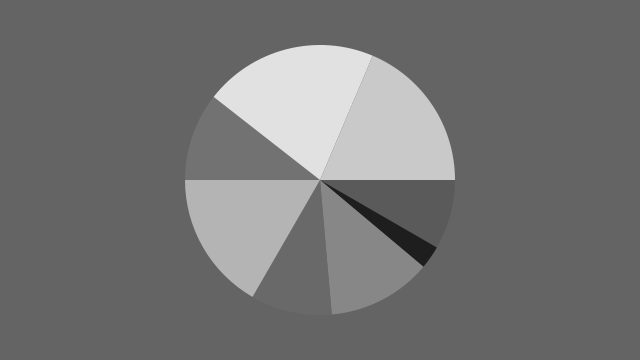
Frame 1 (no input)
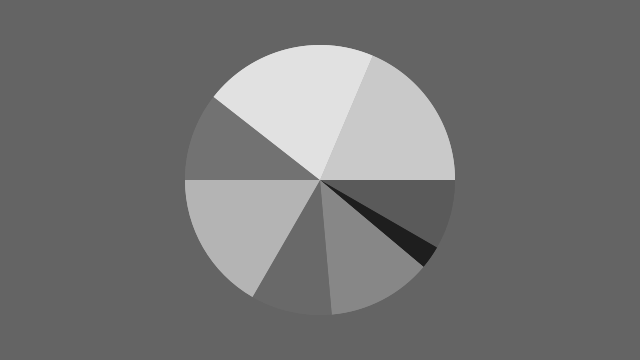
Frame 2 (the mouse pressed at the canvas centre, redrawn once)

The Processing sketch that drew these frames (run headless with seeded random() and noise(); the mouse was pressed at the canvas centre and the sketch redrawn once):

// Processing sketch: processing_107600
// ── processing_107600.pde

/**
 * Pie Chart  
 * By Ira Greenberg 
 * 
 * Uses the arc() function to generate a pie chart from the data
 * stored in an array. 
 */


float diameter;
int[] angles = { 30, 10, 45, 35, 60, 38, 75, 67 };
float lastAngle = 0;

void setup() {
  size(640, 360);
  background(100);
  noStroke();
  diameter = min(width, height) * 0.75;
  noLoop();  // Run once and stop
}


void draw() {
  for (int i = 0; i < angles.length; i++) {
    fill(angles[i] * 3.0);
    arc(width/2, height/2, diameter, diameter, lastAngle, lastAngle+radians(angles[i]));
    lastAngle += radians(angles[i]);
  }
}
